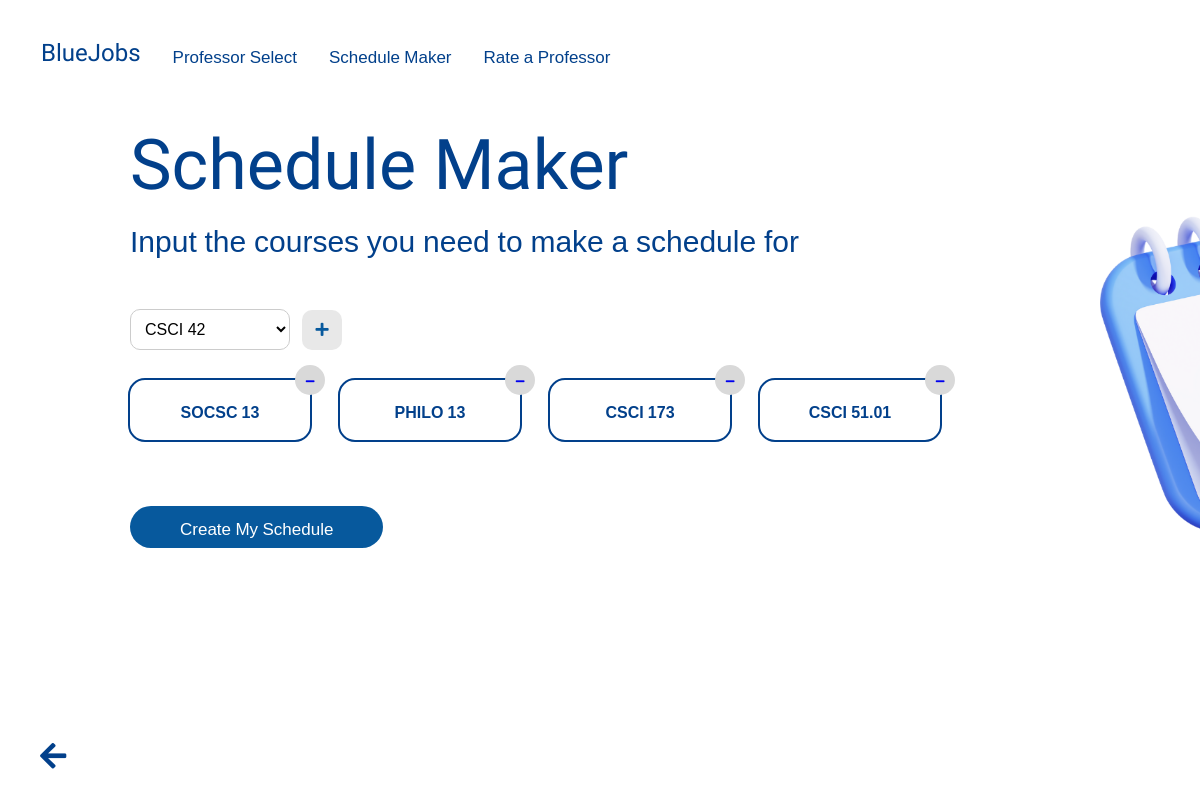
Screenshot of /schedule_maker/course_select (signed in) with the database file from the repository.
### professor_select/models.py (models this page shows)
class Course (models.Model):
    course_code = models.CharField(max_length = 20, unique = True)
    course_title = models.CharField(max_length = 255)
    department = models.ForeignKey(Department, related_name = "department_classes",
                                on_delete = models.CASCADE, default = get_department)
    def __str__(self):
        return '{}'.format(self.course_code)

### schedule_maker/views.py (the view, shortened to what this page needs)
# urls.py: path('course_select', course_select_view, name = 'course_select'),
def course_select_view(request):
    if request.user.is_authenticated and request.user.is_student:
        current_user = request.user
        student = Student.objects.get(pk = current_user.pk)
        args = {
            'current_user': current_user,
            'form': CourseSelectForm,
            'user': student,
        }
        added_courses = [course.course for course in student.required_courses.all()]
        args['added_courses'] = added_courses
        course_selection = []
        for course in student.courses.all():
            if course.course not in added_courses:
                course_selection.append(course.course)
        args['course_selection'] = course_selection
        if course_selection == []:
            args['disabled'] = True
        return render(request, 'schedule_maker/schedule-courses.html', args)
    else:
        return redirect('landing_page:home')

### schedule_maker/templates/schedule_maker/schedule-courses.html (shortened to what this page needs)
{% extends 'base.html' %}
{% load static %}
{% block content %}
    <div class="white-bg sched-maker">
      <ul class="navbar">
          <li><a class="bluejobsnav" href="{% url 'landing_page:homepage-student' %}">BlueJobs</a></li>
          <li><a href="{% url 'professor_select:course_select' %}">Professor Select</a></li>
          <li><a href="{% url 'schedule_maker:course_select' %}">Schedule Maker </a></li>
          <li><a href="{% url 'rate_a_professor:professor_list' %}">Rate a Professor</a></li>
          <li><a class="contrast-signout" href="{% url 'landing_page:login' %}">Sign Out</a></li>
      </ul>
      <img src="{% static 'schedmaker_icon.png' %}" class="landing-icon">
      <div class="title-box">
        <h1 class="homepage-title">Schedule Maker</h1>
        <p class="homepage-subtitle">Input the courses you need to make a schedule for</p>
        <br><br><br>
        <form method="POST" class="course-form">
          <select name="course_list_select">
            {% for course in course_selection %}
            <option value="{{ course }}">{{ course.course_code }}</option>
            {% endfor %}
          </select>
          <button type="submit" class="add-course-btn" {% if disabled %} disabled {% endif %}><i class="fas fa-plus"></i></button>
        </form>
        <div class="dropdown">
          <table class="table">
            <tbody>
              {% for course in added_courses %}
              {% if forloop.counter0|divisibleby:4 %}
              <tr>
              {% endif %}
                <td>
                  <h2>{{ course }}</h2>
                  <div class="remove-icon-container">
                    <a href="{% url 'schedule_maker:course_remove' course.pk %}" class="remove-icon"><i class="fas fa-minus"></i></a>
                  </div>
                </td>
              {% if forloop.last or forloop.counter0|add:1|divisibleby:4 %}
              </tr>
              {% endif %}
              {% endfor %}
            </tbody>
          </table>
          <br><br>
          <a href="{% url 'schedule_maker:create-schedule' %}" class="blue-button">
            Create My Schedule
          </a>
        </div>
      </div>
    </div>
    <a href="{% url 'landing_page:homepage-student' %}" class="back-arrow-dark">
      <i class="fas fa-arrow-left"></i>
    </a>
{% endblock %}

### static/css/style.css (style rules this page uses)
body { background: linear-gradient(120deg, #023E8A, #023E8A, #5ABDDC, #0D9CCA); background-size: 300% 300%; animation: gradient 15s ease infinite; height: 100vh; margin: 0; overflow-x: hidden; overflow-y: hidden; }
.white-bg { position: relative; background-color: white; height: 100vh; width: 100vw; overflow-y: hidden; overflow-x: hidden; z-index: 1; }
.back-arrow-dark { position: fixed; bottom: 50px; left: 40px; width: 10px; height: 10px; font-size: 30px; color: #02408B; cursor: pointer; z-index: 9999; }
.landing-icon { position: absolute; width: 350px; height: 350px; top: 190px; left: 1100px; transform: translateY(0); animation: bob2 2s ease-in-out; animation-direction: alternate; animation-iteration-count: infinite; z-index: 3; }
.white-bg .title-box { position: absolute; left: 130px; top: 180px; }
.white-bg .homepage-title { font-family: "Bowlby One SC", sans-serif; font-weight: 400; font-size: 70px; font-style: normal; color: #02408B; padding-bottom: -40px; margin-top: 0; margin-bottom: 0; line-height: 110px; }
.white-bg .homepage-subtitle { margin-top: 0; margin-bottom: 0; color: #02408B; font-size: 30px; font-family: "Noto Sans Khojki", sans-serif; font-weight: 400; font-style: normal; line-height: 35px; }
.title-box { position: absolute; left: 180px; top: 250px; }
.homepage-title { font-family: "Bowlby One SC", sans-serif; font-weight: 400; font-size: 100px; font-style: normal; color: white; padding-bottom: -40px; margin-top: 0; margin-bottom: 0; line-height: 120px; }
.title-box a { text-decoration: none; }
.homepage-subtitle { margin-top: 0; margin-bottom: 0; color: white; font-size: 25px; font-family: "Noto Sans Khojki", sans-serif; font-weight: 400; font-style: normal; line-height: 35px; }
.contrast-signout { color: white !important; }
.table { border-collapse: separate; border-spacing: 30px; margin-left: -30px; }
.table td { position: relative; text-align: center; min-width: 160px; max-width: 160px; padding: 10px; border-radius: 15px; color: #02408B; font-family: "Noto Sans Khojki", sans-serif; background-color: white; outline: 2px solid #02408B; cursor: pointer; transition: 0.5s ease; }
.table td h2 { font-size: 16px; margin-top: 5px; margin-bottom: 5px; }
.remove-icon-container { background-color: #D9D9D9; width: 30px; height: 30px; border-radius: 50%; position: absolute; top: -15px; right: -15px; display: flex; justify-content: center; align-items: center; }
.remove-icon { font-size: 10px; text-decoration: none; }
.course-form select { width: 160px; padding: 10px; border-radius: 10px; border: 1px solid #ccc; background-color: #fff; font-size: 16px; outline: none; }
.course-form select option { padding: 10px; }
.course-form { display: flex; align-items: center; }
.add-course-btn { width: 40px; height: 40px; border-radius: 10px;; background-color: #e8e8e8; color: #07599D; border: none; cursor: pointer; font-size: 20px; display: flex; justify-content: center; align-items: center; }
.add-course-btn i { font-size: 0.75em; }
.sched-maker .title-box { position: absolute; left: 130px; top: 110px !important; }
.sched-maker .blue-button { background-color: #07599D; border: none; color: white; padding: 5px 50px; text-align: center; text-decoration: none; display: inline-block; font-size: 17px; border-radius: 25px; cursor: pointer; font-family: "Noto Sans Khojki", sans-serif; }
.sched-maker .table td { cursor: default !important; }
.navbar { position: relative; list-style-type: none; margin: 25px; padding: 0; overflow: hidden; background-color: transparent; font-family: "Noto Sans Khojki", sans-serif; font-weight: 400; font-style: normal; font-size: 17px; z-index: 9999; }
.navbar li:last-child { float: right; }
.bluejobsnav { font-family: "Bowlby One SC", sans-serif; font-weight: 400; font-size: 24px; font-style: normal; }
li { float: left; }
li a { display: block; color: white; text-align: center; padding: 14px 16px; text-decoration: none; border-radius: 10px; transition: 0.3s; float: left; }
.white-bg li a { color: #02408B; }

### rows the page displays
Course: course_code "SOCSC 13"
Course: course_code "PHILO 13"
Course: course_code "CSCI 173"
Course: course_code "CSCI 51.01"

### other values shown
form field course_list_select "CSCI 42"
